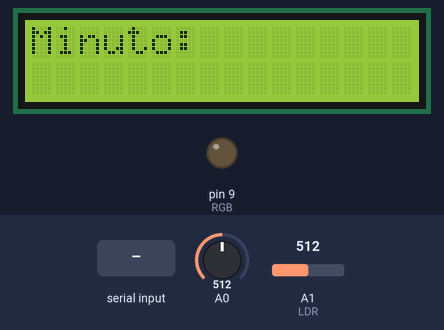
Bench run of a sketch on a simulated Arduino Uno, built with avr-gcc and run on an emulated ATmega328P. Shown: 16×2 character LCD, output pins drawn as LEDs (lit = HIGH). The test bench sets the inputs (shaded band); at power-on: A0 = 512, A1 (LDR) = 512. What the sketch prints to the serial monitor is not drawn.

Above: at 3.0 s.
3.1 s: "90,45,200\n" received over Serial
At 4.9 s:
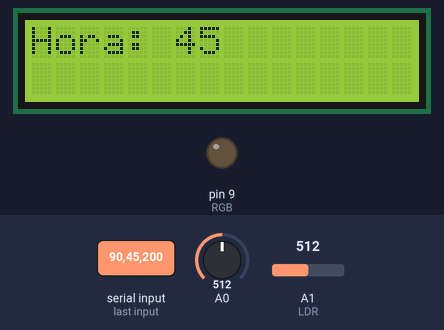
At 5.9 s:
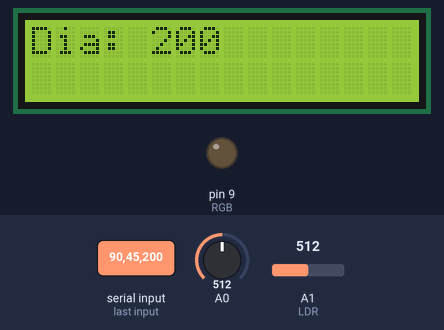
6.1 s: "30,150,10\n" received over Serial
At 6.9 s:
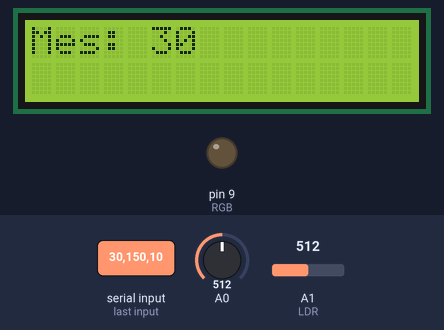
Timing chart, 0 to 10.6 s (numbered marks = the images above; inputs shaded):
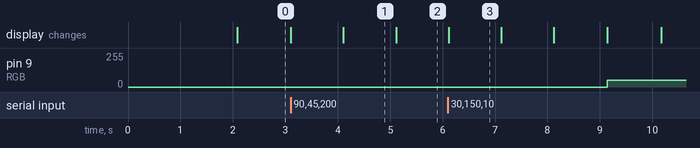

Measured:
- after the input at 3.1 s, the display: first changes at once (image 1 shows a later state)
- after the input at 6.1 s, pin 9 (RGB): 0/255 → 50/255 after 3.0 s; the display: changes at once (image 3)
- what the display in image 1 shows lasts 1.0 s, from 4.1 s to 5.1 s

The sketch:

Data_Hora_Temp.ino
```cpp
#include<LiquidCrystal.h>
#include<Thermistor.h>

#define LED 8
#define RGB 9
#define LDR A1

LiquidCrystal lcd(12, 11, 5, 4, 3, 2);

Thermistor temp(0);

int temperatura, amostra, qtd_porcao = 100;
float luminosidade;
int segundo, minuto, hora, dia, mes, ano;
unsigned long UtlTime;

void setup() {
  UtlTime = 0;
  minuto = 0;
  hora = 0;
  dia = 0;
  mes = 0;
  ano = 0;
  Serial.begin(9600);
  lcd.begin(16, 2);
  lcd.setCursor(0,0);
  lcd.print("Mateus,");
  lcd.setCursor(0,1);
  lcd.print("Seja Bem vindo!");
  Serial.print("Mateus, Seja Bem Vindo !\n");
  delay(2000);


  //Configura o minuto
  lcd.clear();
  lcd.setCursor(0, 0);
  lcd.print("Minuto: ");
  Serial.print("Entre Minuto:");
  while (minuto == 0)   {
    if (Serial.available() > 0)
    {
      minuto = Serial.parseInt();
    }
  }
  lcd.print(minuto);
  Serial.print(minuto);
  delay(1000);

  //Configura a hora
  lcd.clear();
  lcd.setCursor(0, 0);
  lcd.print("Hora: ");
  Serial.print("\nEntre Hora:");
  while (hora == 0)
  {
    if (Serial.available() > 0)
    {
      hora = Serial.parseInt();
    }
  }
  lcd.print(hora);
  Serial.print(hora);
  delay(1000);

  //Configura o Dia
  lcd.clear();
  lcd.setCursor(0, 0);
  lcd.print("Dia: ");
  Serial.print("\nEntre Dia:");
  while (dia == 0)
  {
    if (Serial.available() > 0)
    {
      dia = Serial.parseInt();
    }
  }
  lcd.print(dia);
  Serial.print(dia);
  delay(1000);

  //Configura o mês
  lcd.clear();
  lcd.setCursor(0, 0);
  lcd.print("Mes: ");
  Serial.print("\nEntre Mes:");
  while (mes == 0)
  {
    if (Serial.available() > 0)
    {
      mes = Serial.parseInt();
    }
  }
  lcd.print(mes);
  Serial.print(mes);
  delay(1000);

  //Configura o Ano
  lcd.clear();
  lcd.setCursor(0, 0);
  lcd.print("Ano: ");
  Serial.print("\nEntre ano:");
  while (ano == 0)
  {
    if (Serial.available() > 0)
    {
      ano = Serial.parseInt();
    }
  }
  lcd.print(ano);
  Serial.print(ano);
  delay(1000);

  lcd.clear();
}

void aquece() {
  lcd.clear();
  lcd.print("Esquentando...");
  digitalWrite(LED, HIGH);
  delay(5000);
  digitalWrite(LED, LOW);
  lcd.clear();
  lcd.setCursor(0, 0);
  lcd.print("Temperatura:");
  lcd.print(temperatura);
  lcd.print("C");
}

void luminosidade_ambiente() {
  amostra = 0;

  for (int i = 0; i < qtd_porcao; i++) {
    luminosidade = analogRead(LDR);
    luminosidade = (luminosidade / 1024) * 100;
    amostra = amostra + luminosidade;
  }

  amostra = amostra / qtd_porcao;
  if (amostra < 30)
    analogWrite(RGB, 255);
    else{
  if (amostra >= 30 && amostra < 70)
    analogWrite(RGB, 50);
   else
    analogWrite(RGB, 0);
    }
}

void conta_tempo() {
  if (millis() - UtlTime < 0)
  {
    UtlTime = millis();
  }
  else
  {
    segundo = int((millis() - UtlTime) / 1000);
  }
  if (segundo > 59)
  {
    segundo = 0;
    minuto++;
    UtlTime = millis();
    if (minuto > 59)
    {
      hora++;
      minuto = 0;
      if (hora > 23)
      {
        dia++;
        hora = 0;
        if (mes == 1 || mes == 3 || mes == 5 || mes == 7 || mes == 8 || mes == 10 || mes == 12)
        {
          if (dia > 31)
          {
            dia = 1;
            mes++;
            if (mes > 12)
            {
              ano++;
              mes = 1;
            }
          }
        }
        else if (mes == 2)
        {
          if (ano % 400 == 0)
          {
            if (dia > 29)
            {
              dia = 1;
              mes++;
            }
          }
          else if ((ano % 4 == 0) && (ano % 100 != 0))
          {
            if (dia > 29)
            {
              dia = 1;
              mes++;
            }
          }
          else
          {
            if (dia > 28)
            {
              dia = 1;
              mes++;
            }
          }
        }
        else
        {
          if (dia > 30)
          {
            dia = 1;
            mes++;
          }
        }
      }
    }
  }
}

void loop() {
  conta_tempo();
  delay(1000);
  lcd.clear();
  lcd.setCursor(0, 1);
  lcd.print(dia);
  lcd.print("/");
  lcd.print(mes);
  lcd.print("/");
  lcd.print(ano);

  Serial.print(hora);
  Serial.print(":");
  Serial.print(minuto);
  Serial.print(":");
  Serial.print(segundo);
  Serial.print("\n");
  Serial.println();

  lcd.setCursor(0, 0);
  lcd.print(hora);
  lcd.print(":");
  lcd.print(minuto);
  lcd.print(":");
  lcd.print(segundo);

  luminosidade_ambiente();
  temperatura = temp.getTemp();
  if (temperatura < 20) {
    aquece();
  }
  else
    digitalWrite(LED, LOW);
  lcd.setCursor(12, 0);
  lcd.print(temperatura);
  lcd.write(B11011111);//escreve °
  lcd.print("C");

  lcd.setCursor(12, 1);
  lcd.print(amostra);
  lcd.print("%");
  lcd.write(B11100010);


}
```
